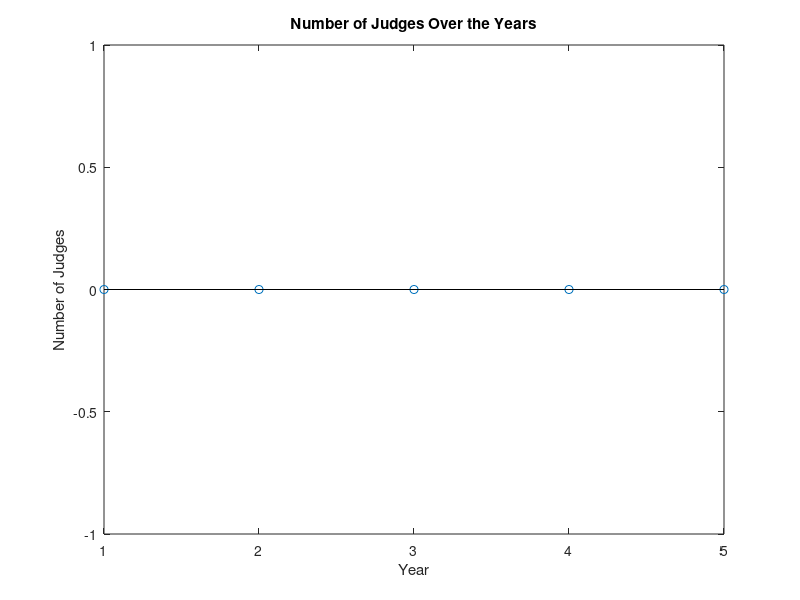

Write MATLAB code to recreate this figure.
%SCOTUS SIZE PREDICTOR


%years modelled
years = input('Number of years to look at: ');

%collected data
yearly_scotus_number = zeros(1,years);

%globals in main calculation
pp = 42;
sp1 = 43;% magic numbers
sp2 = 43;% magic numbers
sp3 = 43;% magic numbers
SCOTUS = zeros(1,9);

%main calculation
for current_year=1:years
    %reelection every 4 years
    
    if mod(current_year,4) == 0
        pp = randi(2);
    end
    
    %senate class 1
     if mod(current_year,6) == 0
        sp1 = randi(2);
     end
    
    %senate class 2
    if mod(current_year-2,6) == 0
        sp2 = randi(2);
     end
    
    %senate class 3
    if mod(current_year-4,6) == 0
        sp3 = randi(2);
     end
    
    % Next, decrement each judges remaining years (if zero do nothing).
    for i=1:9
       if SCOTUS(i) ~= 0
           SCOTUS(i) = SCOTUS(i) - 1;
       end
    end
    
    % Now, if the same party controls the senate and the executive branch,
    % add judges to SCOTUS with total years selected as a random integer
    % (MATLAB's randi function for this is uniformly distributed luckily)
    % between zero and 40. This number will be decremented each iteration.
    
    % (first determine senate party majority)
    if sp1 == sp2
        sp = sp1;
    elseif sp2 == sp3
        sp = sp2;
    elseif sp1 == sp3
        sp = sp1;
    end
    
    % (now choose justices if senate and presidential party match)
    if pp == sp
        for i=1:9
            if SCOTUS(i) == 0
            	SCOTUS(i) = randi(41) - 1;% {randi 41 is 1 to 41, so minus
            end                           %  one just to make it 0 to 40}
        end
    end
 
 % And finally, collect data
    dummy_count = 0;
    for i=1:9
        if SCOTUS(i) ~= 0
            dummy_count = dummy_count + 1;
        end                           
    end
    yearly_scotus_number(current_year) = dummy_count;
 
end

%Then, plot the data for easy/lazy analysis

stem(yearly_scotus_number), xlabel('Year'), 
ylabel('Number of Judges'), title('Number of Judges Over the Years');
    
    
